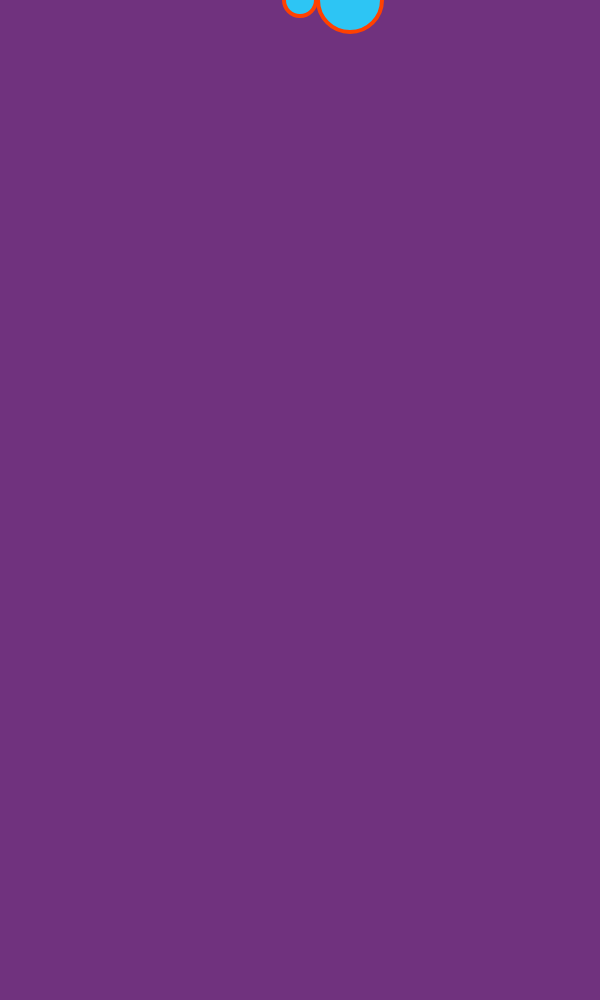
Frame 1 (no input)
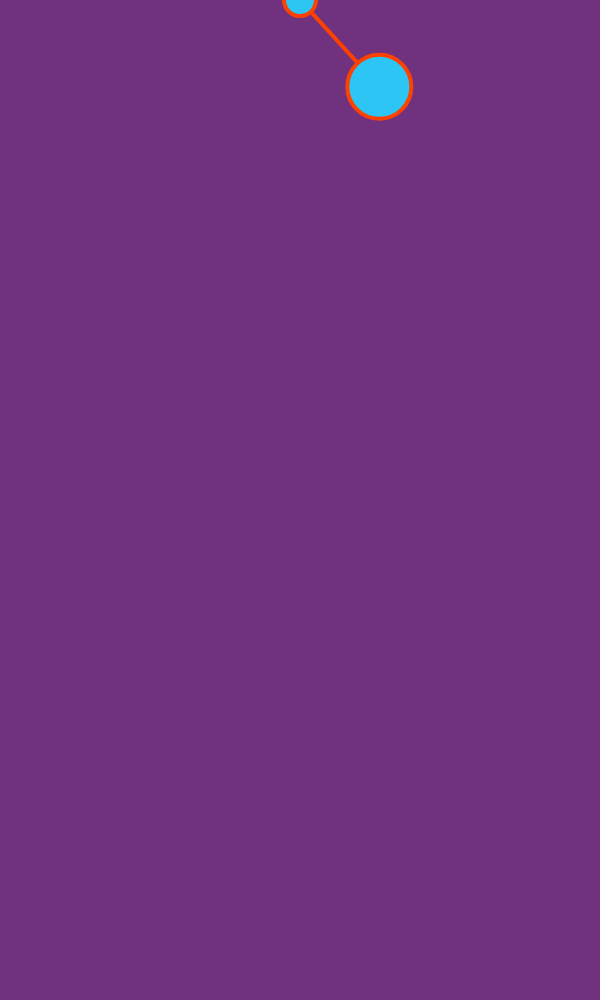
Frame 60 (no input)
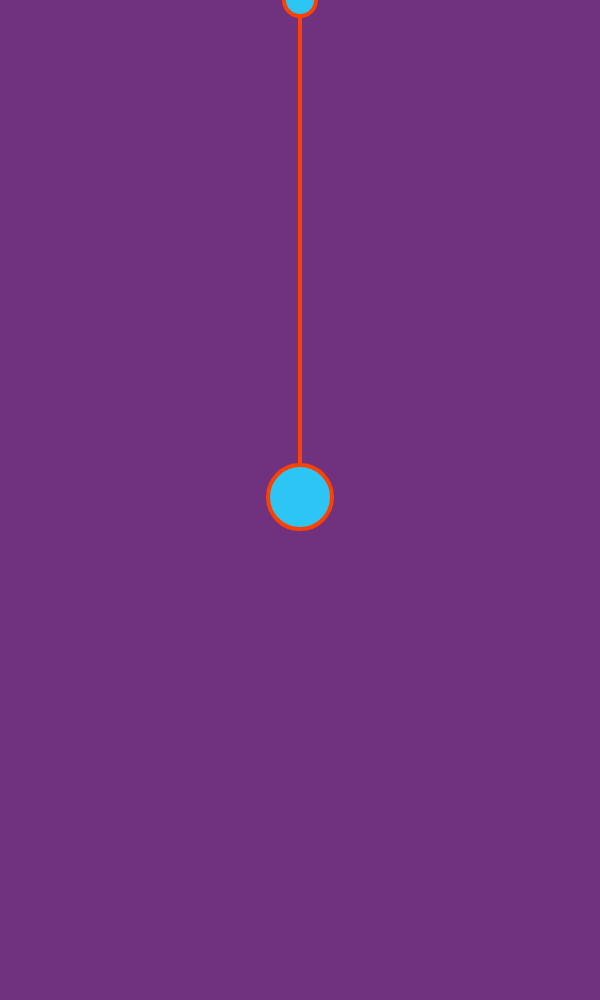
Frame 120 (the mouse pressed at the canvas centre since frame 60)

The p5.js sketch that drew these frames (run headless with seeded random() and noise() and a simulated clock; from frame 60 on, the mouse is pressed at the canvas centre):

// p5.js sketch
// ── sketch.js
let bob
let anchor 
let velocity 
let restLength = 200
let k = 0.01 
let gravity

function setup() {
  createCanvas(600,windowHeight);
  bob = createVector(350,0)
  anchor = createVector(300,0)
  velocity = createVector(0,0)
  gravity = createVector(0,0.1)
}

function draw() {
  background(220);
  background(112,50,126)
  stroke(255,65,0)
  strokeWeight(4)
  fill(45,197,244)
  stroke(255,65,0)
  strokeWeight(4)
  line(anchor.x,anchor.y,bob.x,bob.y)
  circle(bob.x,bob.y,64)
  circle(anchor.x,anchor.y,32)

  if(mouseIsPressed){
    bob.x = mouseX
    bob.y = mouseY
    velocity.set(0,0)
  }
 

  let force = p5.Vector.sub(bob,anchor)
  let x = force.mag() - restLength
  force.normalize()
  force.mult(k * -1 * x)

  //f = a
  velocity.add(force)
  velocity.add(gravity)
  bob.add(velocity)
  velocity.mult(0.99)
}
// ── style.css
html, body {
  margin: 0;
  padding: 0;
}
canvas {
  margin-left: 500px;
  display: block;
}
